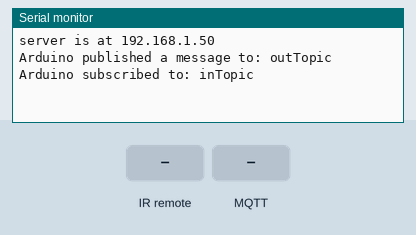
The sketch below on a simulated Arduino Uno, built with avr-gcc and run on an emulated ATmega328P. Shown: the last lines printed to the serial monitor. The test bench sets the inputs (shaded band). WiFi joins after 1.5 s; servers stay silent unless stated; no MQTT or app messages arrive unless stated.

Above: at 2.7 s.
2.8 s: infrared code 0x1 received
At 4.0 s:
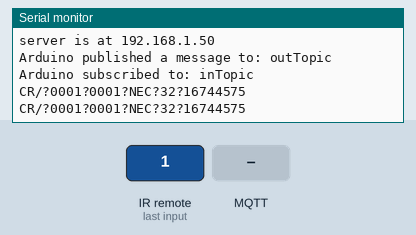
4.3 s: MQTT message "1" arrives on the first subscribed topic
At 5.0 s:
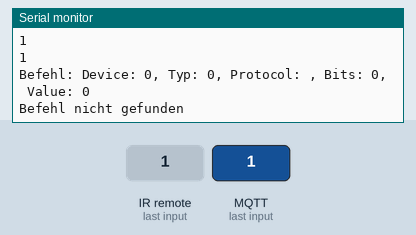

Measured:
- after the input at 2.8 s, the serial monitor: prints a new line at once (image 1)
- after the input at 4.3 s, the serial monitor: prints a new line at once (image 2)

The sketch:

MQTT_IR_4.ino
```cpp
#include <SPI.h>
#include <Ethernet.h>
#include <PubSubClient.h>
#include <IRremote.h>
#include <String.h>


const unsigned int IR_RECEIVER_PIN = 9;
const unsigned int BAUD_RATE = 19200;

IRrecv ir_receiver(IR_RECEIVER_PIN);
decode_results results;

IRsend irsender;

String txt;

// Update these with values suitable for your network.
byte mac[]    = { 0x90, 0xA2, 0xDA, 0x0E, 0xDB, 0xAE };

//MQTT definition
#define CLIENTID "Arduino"
byte server[] = { 192, 168, 3, 38 };


// Callback function header
void callback(char* topic, byte* payload, unsigned int length);

EthernetClient ethClient;
PubSubClient client(server, 1883, callback, ethClient);

// Callback function
void callback(char* topic, byte* payload, unsigned int length) {
  // In order to republish this payload, a copy must be made
  // as the orignal payload buffer will be overwritten whilst
  // constructing the PUBLISH packet.

  // Allocate the correct amount of memory for the payload copy
  byte* p = (byte*)malloc(length);
  // Copy the payload to the new buffer
  memcpy(p,payload,length);
  handle_command(p,length);
  client.publish("outTopic", p, length);
  // Free the memory
  free(p);
}

void setup()
{
  Serial.begin(BAUD_RATE);
  ir_receiver.enableIRIn();
  Ethernet.begin(mac);
  Serial.print("server is at ") ;
    Serial.println(Ethernet.localIP()) ;
    int connRC = client.connect(CLIENTID) ;
    if (connRC)
    {
        client.publish("outTopic","Hi I am Arduino!");
        Serial.print("Arduino published a message to: ") ;
        Serial.println("outTopic") ;
        client.subscribe("inTopic") ;
        Serial.print("Arduino subscribed to: ") ;
        Serial.println("inTopic") ;
    }
    else
    {
        Serial.println(connRC) ;
    }
}

String dump(const decode_results* results)
{
        const int protocol = results->decode_type;
        String message;

	//Serial.print("Protocol: ");
	if (protocol == UNKNOWN)
	{
	Serial.println("not recognized.");
	}
	else
	{
		message +="CR/?0001?0001?";
                if (protocol == NEC)
		{
            	        message +="NEC";
		}
		else if (protocol == SONY)
		{
			message +="SONY";
		}
		else if (protocol == RC5)
		{
			message +="RC5";
		}
		else if (protocol == RC6)
		{
			message +="RC6";
		}
                message +="?";
                message += results->bits;
                message +="?";
                message += results->value;
	}
        Serial.println(message);
        return (message);
}

void handle_command(byte* bCmd, int length)
{
    String sCmd;
    // (5 gibt die Anzahl der Parameter an)
    Serial.print("COMMAND: ");
    for (int i=0; i < length; i++)
    {
       sCmd += char(bCmd[i]) ;
       Serial.print(char(bCmd[i]));
    }
    Serial.println();
    Serial.println(sCmd);
    char cCmd[sCmd.length()+1];
    sCmd.toCharArray(cCmd, sCmd.length()+1);
    Serial.println(cCmd);
    char* line = cCmd;
    strsep(&line, "/"); //Pointer von "/"
    char* path = strsep(&line, "/");  // Beginn von path auf das erste "/"
    // Das erste Zeichen des zu parsenden Strings ist das nach dem entfernten "/"

    char* args[5];
    // (5 gibt die Anzahl der Parameter an)
    for (char** ap = args; (*ap = strsep(&path, "?")) != NULL;)
        if (**ap != '\0')
            // Bis der Uebergabestring zu ende ist...
            if (++ap >= &args[5])
                // ... werden alle mit "?" getrennten Teilstrings als CharArrays gespeichert (5 gibt die Anzahl der Parameter an)
                break;
    const int device = atoi(args[0]);
    // Das device-Char wird in ein i_Zahl umgewandelt
    const int typ = atoi(args[1]);
    // Das device-Char wird in ein i_Zahl umgewandelt
    char* protocol = "NEC";
    const int bits = atoi(args[3]);
    // Das bits-Char wird in ein i_Zahl umgewandelt
    const long value = atol(args[4]);
    // Das value-Char wird in ein f_Zahl umgewandelt
    Serial.print("Befehl: Device: ");
    Serial.print(device);
    Serial.print(", Typ: ");
    Serial.print(typ);
    Serial.print(", Protocol: ");
    Serial.print(args[2]);
    Serial.print(", Bits: ");
    Serial.print(bits);
    Serial.print(", Value: ");
    Serial.println(value);
    // DEBUG: Alle Parameter werden auf der Konsole ausgegeben
    switch(typ)
    // Unterscheidung der Protokolle
    {
    case 1:
    {
        Serial.print("Befehl = SENDE IR");
        Serial.print(" --> Protocol: ");
        Serial.print(args[2]);
        Serial.print(", Bits: ");
        Serial.print(bits);
        Serial.print(", Value: ");
        Serial.println(value);
        Serial.println();
        irsender.sendNEC(value, bits);
        // DEBUG: Alle IR-Sende-Parameter werden auf der Konsole ausgegeben
    }
    break;
    case 2:
    {
        Serial.println("Befehl = SENDE RF");
    }
    break;
    default:
    {
        Serial.println("Befehl nicht gefunden");
    }
    break;
    }
}

void loop()
{
	if (ir_receiver.decode(&results))
	{
                txt += dump(&results);
                ir_receiver.resume();
                char ssid[txt.length()];
                txt.toCharArray(ssid, txt.length());
                client.publish("outTopic",ssid);
                Serial.println(txt);
                txt = "";
        }
        client.loop();
}
```
